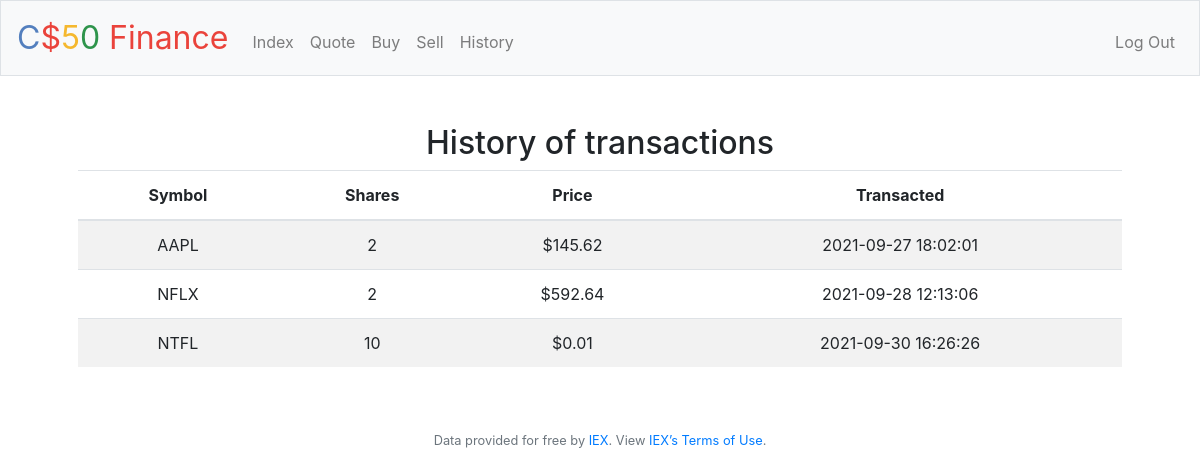
The app's page /history (signed in) with its own data.
### tables this page shows
CREATE TABLE 'transactions' ('id' integer PRIMARY KEY AUTOINCREMENT NOT NULL, 'stock_name'  text NOT NULL  , 'shares'  INTEGER NOT NULL  , 'price'  numeric NOT NULL  , 'type'  text NOT NULL  , 'symbol'  text NOT NULL  , 'time'  timestamp NOT NULL DEFAULT CURRENT_TIMESTAMP  , 'user_id' INTEGER NOT NULL DEFAULT 'REFERENCES users(id)');

### app.py (the view)
@app.route("/history")
@login_required
def history():
    portfolio = db.execute("SELECT symbol, shares, price, time FROM transactions WHERE user_id =?", session["user_id"])
    return render_template("history.html", portfolio=portfolio, usd=usd)

### app.py (called while the page is built)
@app.after_request
def after_request(response):
    response.headers["Cache-Control"] = "no-cache, no-store, must-revalidate"
    response.headers["Expires"] = 0
    response.headers["Pragma"] = "no-cache"
    return response

### helpers.py (called while the page is built)
def login_required(f):
    @wraps(f)
    def decorated_function(*args, **kwargs):
        if session.get("user_id") is None:
            return redirect("/login")
        return f(*args, **kwargs)
    return decorated_function

def usd(value):
    return f"${value:,.2f}"

### templates/history.html (shortened to what this page needs)
{% extends "layout.html" %}
{% block main %}
    <h2>History of transactions</h2>
    <table class="table table-striped">
        <thead>
            <tr>
                <th>Symbol</th>
                <th>Shares</th>
                <th>Price</th>
                <th>Transacted</th>
            </tr>
        </thead>
        <tbody>
            {% for transactions in portfolio %}
                <tr>
                    <td>{{ transactions.symbol }}</td>
                    <td>{{ transactions.shares }} </td>
                    <td>{{ usd(transactions.price) }} </td>
                    <td>{{ transactions.time }} </td>
                </tr>
            {% endfor %}
        </tbody>
    </table>
{% endblock %}

### records on screen
transactions: price "$145.62"
transactions: price "$592.64"
transactions: price "$0.01"
